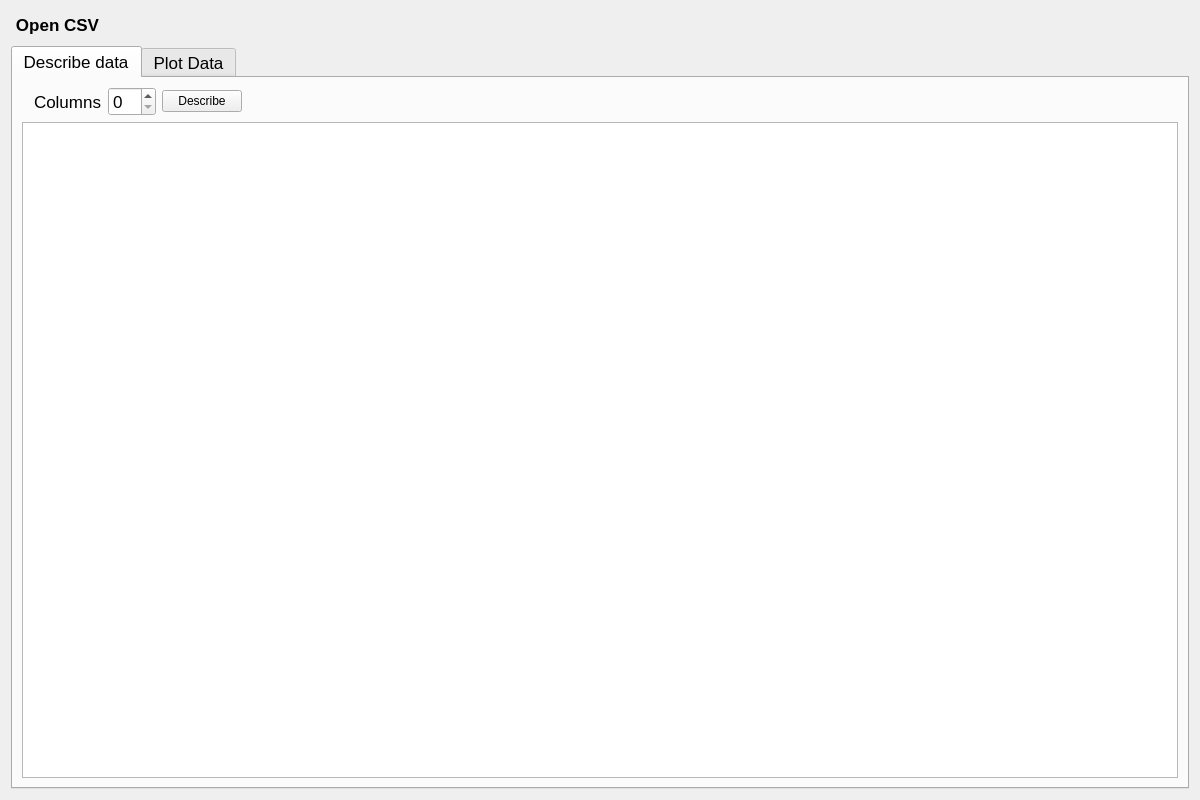
<?xml version="1.0" encoding="UTF-8"?>
<ui version="4.0">
 <class>Form</class>
 <widget class="QWidget" name="Form">
  <property name="geometry">
   <rect>
    <x>0</x>
    <y>0</y>
    <width>1200</width>
    <height>800</height>
   </rect>
  </property>
  <property name="windowTitle">
   <string>Form</string>
  </property>
  <property name="styleSheet">
   <string notr="true"/>
  </property>
  <layout class="QHBoxLayout" name="horizontalLayout">
   <item>
    <layout class="QGridLayout" name="gridLayout">
     <item row="0" column="0" rowspan="2">
      <widget class="QPushButton" name="ButtonOpen">
       <property name="sizePolicy">
        <sizepolicy hsizetype="Minimum" vsizetype="Fixed">
         <horstretch>0</horstretch>
         <verstretch>0</verstretch>
        </sizepolicy>
       </property>
       <property name="minimumSize">
        <size>
         <width>54</width>
         <height>26</height>
        </size>
       </property>
       <property name="font">
        <font>
         <pointsize>13</pointsize>
         <weight>75</weight>
         <bold>true</bold>
        </font>
       </property>
       <property name="styleSheet">
        <string notr="true">
selection-background-color: rgb(255, 68, 21);
border-color: rgb(255, 97, 100);</string>
       </property>
       <property name="text">
        <string>Open CSV</string>
       </property>
       <property name="icon">
        <iconset>
         <normaloff>../../../youtube AI creative/indexezd.png</normaloff>../../../youtube AI creative/indexezd.png</iconset>
       </property>
       <property name="iconSize">
        <size>
         <width>50</width>
         <height>14</height>
        </size>
       </property>
       <property name="checkable">
        <bool>false</bool>
       </property>
       <property name="autoRepeat">
        <bool>false</bool>
       </property>
       <property name="default">
        <bool>true</bool>
       </property>
       <property name="flat">
        <bool>true</bool>
       </property>
      </widget>
     </item>
     <item row="1" column="1">
      <widget class="Line" name="line">
       <property name="orientation">
        <enum>Qt::Horizontal</enum>
       </property>
      </widget>
     </item>
     <item row="0" column="2">
      <spacer name="horizontalSpacer">
       <property name="orientation">
        <enum>Qt::Horizontal</enum>
       </property>
       <property name="sizeHint" stdset="0">
        <size>
         <width>40</width>
         <height>20</height>
        </size>
       </property>
      </spacer>
     </item>
     <item row="2" column="0" colspan="3">
      <widget class="QTabWidget" name="tabWidget">
       <property name="font">
        <font>
         <pointsize>13</pointsize>
        </font>
       </property>
       <property name="currentIndex">
        <number>0</number>
       </property>
       <widget class="QWidget" name="tab">
        <attribute name="title">
         <string>Describe data</string>
        </attribute>
        <layout class="QGridLayout" name="gridLayout_2">
         <item row="0" column="3">
          <widget class="QSpinBox" name="spinBox"/>
         </item>
         <item row="1" column="0" colspan="6">
          <widget class="QTableWidget" name="tableWidget"/>
         </item>
         <item row="0" column="5">
          <spacer name="horizontalSpacer_2">
           <property name="orientation">
            <enum>Qt::Horizontal</enum>
           </property>
           <property name="sizeHint" stdset="0">
            <size>
             <width>40</width>
             <height>20</height>
            </size>
           </property>
          </spacer>
         </item>
         <item row="0" column="4">
          <widget class="QPushButton" name="BtnDescribe">
           <property name="font">
            <font>
             <pointsize>9</pointsize>
            </font>
           </property>
           <property name="text">
            <string>Describe</string>
           </property>
          </widget>
         </item>
         <item row="0" column="2">
          <widget class="QLabel" name="label">
           <property name="text">
            <string>Columns</string>
           </property>
          </widget>
         </item>
        </layout>
       </widget>
       <widget class="QWidget" name="tab_2">
        <attribute name="title">
         <string>Plot Data</string>
        </attribute>
        <layout class="QGridLayout" name="gridLayout_3">
         <item row="1" column="0" colspan="2">
          <widget class="QFrame" name="frame">
           <property name="frameShape">
            <enum>QFrame::StyledPanel</enum>
           </property>
           <property name="frameShadow">
            <enum>QFrame::Raised</enum>
           </property>
          </widget>
         </item>
         <item row="0" column="0">
          <widget class="QComboBox" name="comboBox"/>
         </item>
         <item row="0" column="2">
          <widget class="QComboBox" name="comboBox_3"/>
         </item>
         <item row="0" column="3">
          <widget class="QPushButton" name="pushButton">
           <property name="font">
            <font>
             <pointsize>11</pointsize>
            </font>
           </property>
           <property name="text">
            <string>Plot</string>
           </property>
          </widget>
         </item>
         <item row="0" column="1">
          <widget class="QComboBox" name="comboBox_2"/>
         </item>
         <item row="0" column="4">
          <spacer name="horizontalSpacer_3">
           <property name="orientation">
            <enum>Qt::Horizontal</enum>
           </property>
           <property name="sizeHint" stdset="0">
            <size>
             <width>40</width>
             <height>20</height>
            </size>
           </property>
          </spacer>
         </item>
        </layout>
       </widget>
      </widget>
     </item>
    </layout>
   </item>
  </layout>
 </widget>
 <resources/>
 <connections/>
</ui>
